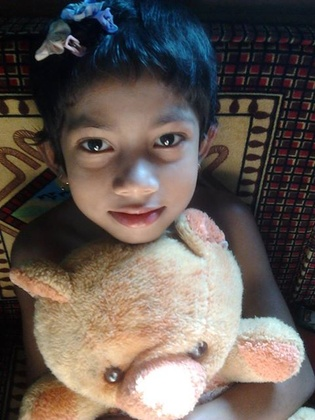
%> input picture 1.jpg, 315 x 420 px, shrunk from 480 x 640 before the run
$ octave erosion_code.m   (GNU Octave 9; MATLAB toolbox functions it lacks are replaced by stand-ins)
%> lines starting %> are read from the running program, lines starting %| are printed output that depends on the picture; in (x1, y1, x2, y2) boxes, pixels count from 0 and x2, y2 are one past the last pixel; in counts of white or black regions, pixels touching at a corner belong together; the program's own positions count from 1
A=imread('1.jpg');
%> A is the input picture: size 420x315x3 uint8; mean R, G, B 101, 90.5, 84.3
A=im2bw(A);
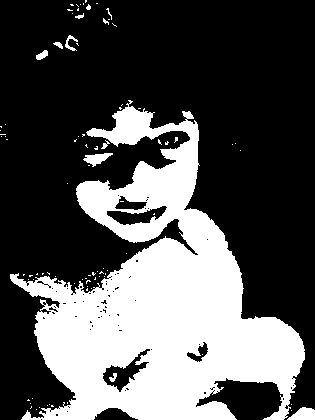
%> A: size 420x315 logical; 32.9% white; 88 white regions (78 under 20 px), largest, box (x1, y1, x2, y2) and area: (10, 100, 305, 420) 42404, (287, 407, 315, 420) 255, (83, 153, 113, 167) 215
%Structuring element
B=[1 1 0];
%Pad array with ones on both sides
C=padarray(A,[0 1],1);
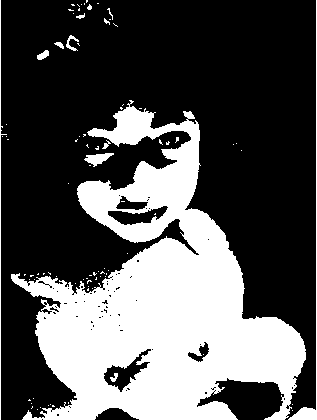
%> C: size 420x317 logical; 33.3% white; 86 white regions (75 under 20 px), largest, box (x1, y1, x2, y2) and area: (11, 100, 306, 420) 42404, (288, 0, 317, 420) 675, (0, 0, 7, 420) 430
%Intialize the matrix D of size A with zeros
D=false(size(A));
for i=1:size(C,1)
 for j=1:size(C,2)-2
        L=C(i,j:j+2);
 %Find the position of ones in the structuring element
        K=find(B==1);
       if(L(K)==1)
        D(i,j)=1;
        end
    end
end
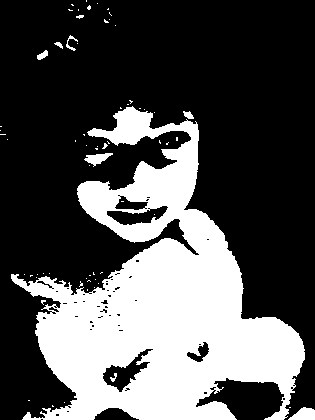
%> D: size 420x315 logical; 32% white; 65 white regions (56 under 20 px), largest, box (x1, y1, x2, y2) and area: (11, 106, 305, 420) 41390, (288, 407, 315, 420) 242, (84, 153, 113, 167) 201

figure,imshow(D)

$ run again, with 2.jpg copied over 1.jpg
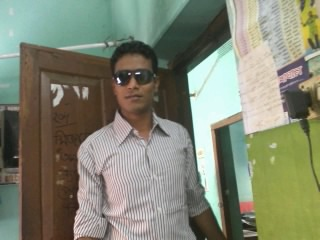
%> input picture 2.jpg, 320 x 240 px
%> A is the input picture: size 240x320x3 uint8; mean R, G, B 129.6, 133, 114.2
%> `A=im2bw(A);`:
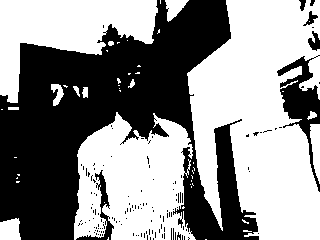
%> A: size 240x320 logical; 55.8% white; 139 black regions (132 under 20 px), largest, box (x1, y1, x2, y2) and area: (0, 0, 259, 240) 30778, (277, 55, 320, 192) 1918, (76, 170, 114, 240) 489
%> C: size 240x322 logical; 56.1% white; 139 black regions (132 under 20 px), largest, box (x1, y1, x2, y2) and area: (1, 0, 260, 240) 30778, (278, 55, 321, 192) 1918, (77, 170, 115, 240) 489
%> after the loop `for i=1:size(C,1)`:
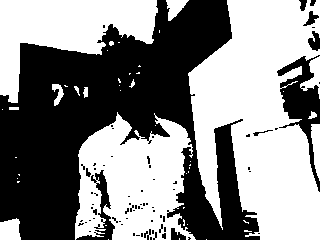
%> D: size 240x320 logical; 53.8% white; 75 black regions (63 under 20 px), largest, box (x1, y1, x2, y2) and area: (0, 0, 260, 240) 31776, (277, 55, 320, 192) 2082, (76, 170, 115, 240) 695
